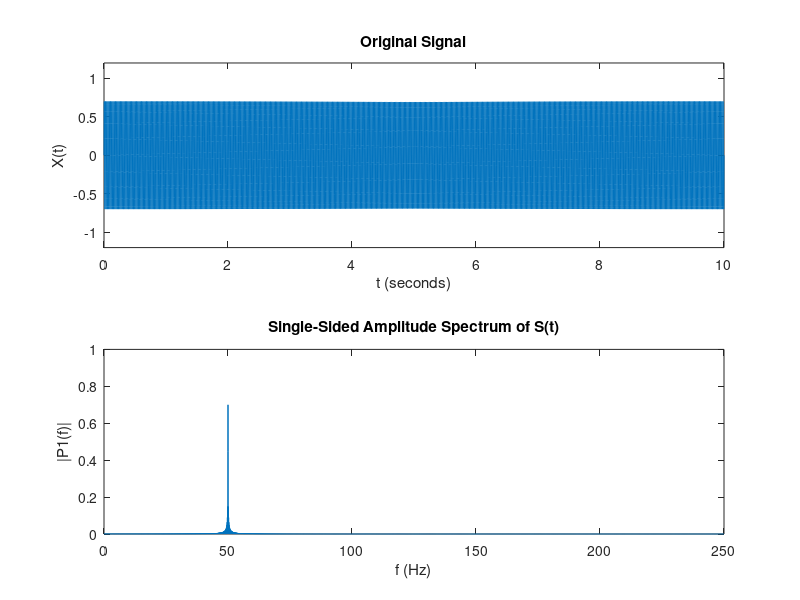

Reproduce this figure in MATLAB.
% This program aims to process a sin windows function
% N is the number of the sampling points
for r = 1:1:200
N = 5000;
Fs = 500;
F = 50;
% F is the frequency of the original signal
Tg = 1/ Fs;
% sample frequency @ 500hz, Tg means the time gap between each sample point
resolution = r*50;
% set te resolution in the time domain
t = linspace(0,N*Tg,N+1);
ti = linspace(0,N*Tg,N*Tg*1000);
% calculate the time at each point, t is time of sampling, ti is built to
% show the orginal signal
L = length(t);
S = 0.7*sin(2*pi*50*t);
si = 0.7*sin(2*pi*50*ti);
% construct the original function
figure(1);
subplot(2,1,1)
plot(t,S)
hold
plot(ti,si)
title('Original Signal')
xlabel('t (seconds)')
ylabel('X(t)')
set(gca,'XLim',[0 N/Fs]);
set(gca,'YLim',[-1.2 1.2]);
% print the original image of the singnal
Y = fft(S,resolution);
P2 = abs(Y);
i=1:resolution/2; 
f=(i-1)*Fs/resolution;
yy=zeros(floor(resolution/2),1);
yy(i)=P2(i);
yy=yy/(L/2);
yy(1)=yy(1)/2;
subplot(2,1,2)
plot(f,yy)
title('Single-Sided Amplitude Spectrum of S(t)')
xlabel('f (Hz)')
ylabel('|P1(f)|')
set(gca,'XLim',[0 Fs/2]);
set(gca,'YLim',[0 1]);
str1 = 'sinc_fft';
str2 = num2str(N);
str3 = '.png'
name = [str1,str2,str3]
end
